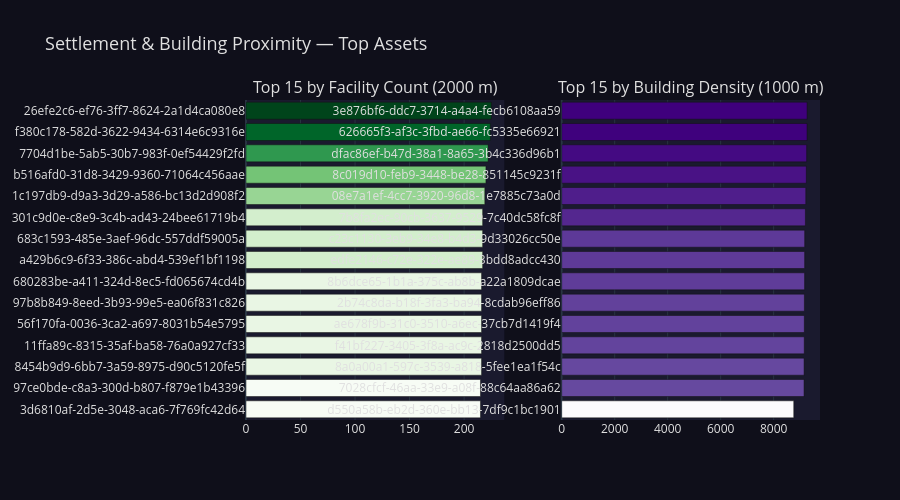

Here is the notebook cell this chart was saved with:
### Code cell
# =============================================================================
# Step 5 Visualization -- Settlement & Facility / Building Proximity
# =============================================================================

top_fac_pd = settlement_proximity.orderBy(F.desc("facility_count")).limit(15).toPandas()
top_bld_pd = building_density.orderBy(F.desc("building_count")).limit(15).toPandas()

plot_setup_step5_settlement(top_fac_pd, top_bld_pd, SETTLEMENT_PROXIMITY_M, BUILDING_PROXIMITY_M)

### Figure 1 — Plotly figure (JSON) as saved in the notebook; plotly's stock layout.template omitted (floating-point values rounded to 4 significant figures)
{"data": [{"marker": {"color": [225, 224, 222, 220, 219, 217, 217, 217, 216, 216, 216, 216, 216, 215, 215], "colorscale": [[0, "rgb(247,252,245)"], [0.125, "rgb(229,245,224)"], [0.25, "rgb(199,233,192)"], [0.375, "rgb(161,217,155)"], [0.5, "rgb(116,196,118)"], [0.625, "rgb(65,171,93)"], [0.75, "rgb(35,139,69)"], [0.875, "rgb(0,109,44)"], [1, "rgb(0,68,27)"]], "showscale": false}, "name": "Facilities", "orientation": "h", "type": "bar", "x": [225, 224, 222, 220, 219, 217, 217, 217, 216, 216, 216, 216, 216, 215, 215], "xaxis": "x", "y": ["26efe2c6-ef76-3ff7-8624-2a1d4ca080e8", "f380c178-582d-3622-9434-6314e6c9316e", "7704d1be-5ab5-30b7-983f-0ef54429f2fd", "b516afd0-31d8-3429-9360-71064c456aae", "1c197db9-d9a3-3d29-a586-bc13d2d908f2", "301c9d0e-c8e9-3c4b-ad43-24bee61719b4", "683c1593-485e-3aef-96dc-557ddf59005a", "a429b6c9-6f33-386c-abd4-539ef1bf1198", "680283be-a411-324d-8ec5-fd065674cd4b", "97b8b849-8eed-3b93-99e5-ea06f831c826", "56f170fa-0036-3ca2-a697-8031b54e5795", "11ffa89c-8315-35af-ba58-76a0a927cf33", "8454b9d9-6bb7-3a59-8975-d90c5120fe5f", "97ce0bde-c8a3-300d-b807-f879e1b43396", "3d6810af-2d5e-3048-aca6-7f769fc42d64"], "yaxis": "y"}, {"marker": {"color": [9262, 9261, 9246, 9233, 9213, 9199, 9172, 9171, 9168, 9160, 9158, 9155, 9149, 9148, 8759], "colorscale": [[0, "rgb(252,251,253)"], [0.125, "rgb(239,237,245)"], [0.25, "rgb(218,218,235)"], [0.375, "rgb(188,189,220)"], [0.5, "rgb(158,154,200)"], [0.625, "rgb(128,125,186)"], [0.75, "rgb(106,81,163)"], [0.875, "rgb(84,39,143)"], [1, "rgb(63,0,125)"]], "showscale": false}, "name": "Buildings", "orientation": "h", "type": "bar", "x": [9262, 9261, 9246, 9233, 9213, 9199, 9172, 9171, 9168, 9160, 9158, 9155, 9149, 9148, 8759], "xaxis": "x2", "y": ["3e876bf6-ddc7-3714-a4a4-fecb6108aa59", "626665f3-af3c-3fbd-ae66-fc5335e66921", "dfac86ef-b47d-38a1-8a65-3b4c336d96b1", "8c019d10-feb9-3448-be28-851145c9231f", "08e7a1ef-4cc7-3920-96d8-1e7885c73a0d", "7b8fa2ec-90cb-3637-9529-7c40dc58fc8f", "c23c1130-3eb9-34e8-b4d3-9d33026cc50e", "edfe2146-c72e-322e-ae89-3bdd8adcc430", "8b6dce65-1b1a-375c-ab8b-a22a1809dcae", "2b74c8da-b18f-3fa3-ba94-8cdab96eff86", "ae678f9b-31c0-3510-a6ec-37cb7d1419f4", "f41bf227-3405-3f8a-ac9c-2818d2500dd5", "8a0a00a1-597c-3539-a818-5fee1ea1f54c", "7028cfcf-46aa-33e9-a08f-88c64aa86a62", "d550a58b-eb2d-360e-bb13-7df9c1bc1901"], "yaxis": "y2"}], "layout": {"annotations": [{"font": {"size": 16}, "showarrow": false, "text": "Top 15 by Facility Count (2000 m)", "x": 0.225, "xanchor": "center", "xref": "paper", "y": 1, "yanchor": "bottom", "yref": "paper"}, {"font": {"size": 16}, "showarrow": false, "text": "Top 15 by Building Density (1000 m)", "x": 0.775, "xanchor": "center", "xref": "paper", "y": 1, "yanchor": "bottom", "yref": "paper"}], "font": {"color": "#e0e0e0"}, "height": 500, "paper_bgcolor": "#0f0f1a", "plot_bgcolor": "#1a1a2e", "showlegend": false, "title": {"font": {"size": 18}, "text": "Settlement & Building Proximity — Top Assets"}, "xaxis": {"anchor": "y", "domain": [0, 0.45]}, "xaxis2": {"anchor": "y2", "domain": [0.55, 1]}, "yaxis": {"anchor": "x", "autorange": "reversed", "domain": [0, 1]}, "yaxis2": {"anchor": "x2", "autorange": "reversed", "domain": [0, 1]}}}
